Frame 1 (no input): blank canvas, image omitted
Frame 60 (the mouse pressed at the canvas centre just before this capture): blank canvas, image omitted
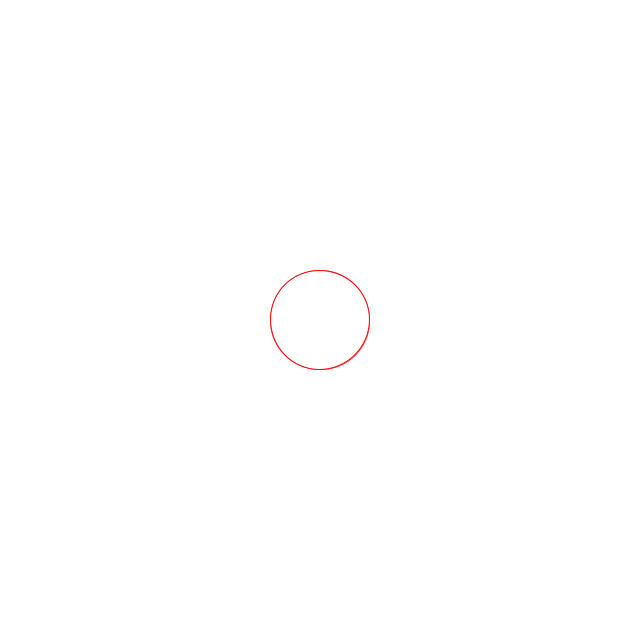
Frame 120 (the mouse held since frame 60 and released just before this capture)

The Processing sketch whose frames 1 and 60 were blank and that drew this single picture after the mouse press (run headless with seeded random() and noise(); from frame 60 on, the mouse is pressed at the canvas centre):

// Processing sketch: bg_test
// ── bg_test.pde
float r = 0;
float opacity = 255;
void setup() {
  size(640, 640);
}

void draw() {
  background(255);
  fill(255);
  stroke(255, 0, 0, opacity);
  for (r = 0; r <= 100; r += 0.7) {
    opacity *= 0.97;
    ellipse(mouseX, mouseY, r, r);
  }
  if (r >= 100) {
    r = 0;
    opacity = 255;
  }
}
